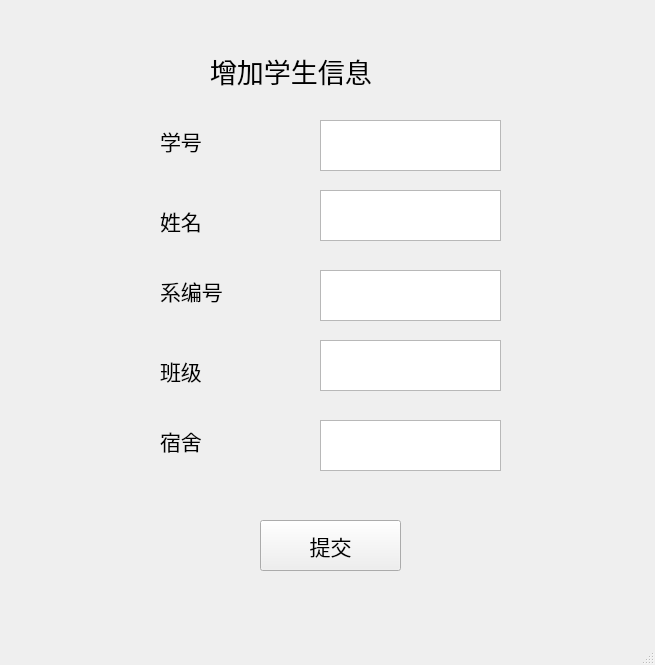
<?xml version="1.0" encoding="UTF-8"?>
<ui version="4.0">
 <class>MainWindow</class>
 <widget class="QMainWindow" name="MainWindow">
  <property name="geometry">
   <rect>
    <x>0</x>
    <y>0</y>
    <width>655</width>
    <height>665</height>
   </rect>
  </property>
  <property name="windowTitle">
   <string>MainWindow</string>
  </property>
  <widget class="QWidget" name="centralwidget">
   <widget class="QPushButton" name="pushButton">
    <property name="geometry">
     <rect>
      <x>260</x>
      <y>520</y>
      <width>141</width>
      <height>51</height>
     </rect>
    </property>
    <property name="font">
     <font>
      <family>楷体</family>
      <pointsize>16</pointsize>
     </font>
    </property>
    <property name="text">
     <string>提交</string>
    </property>
   </widget>
   <widget class="QLabel" name="label">
    <property name="geometry">
     <rect>
      <x>210</x>
      <y>40</y>
      <width>251</width>
      <height>61</height>
     </rect>
    </property>
    <property name="font">
     <font>
      <family>楷体</family>
      <pointsize>20</pointsize>
     </font>
    </property>
    <property name="text">
     <string>增加学生信息</string>
    </property>
   </widget>
   <widget class="QLabel" name="label_2">
    <property name="geometry">
     <rect>
      <x>160</x>
      <y>120</y>
      <width>71</width>
      <height>41</height>
     </rect>
    </property>
    <property name="font">
     <font>
      <family>楷体</family>
      <pointsize>16</pointsize>
     </font>
    </property>
    <property name="text">
     <string>学号</string>
    </property>
   </widget>
   <widget class="QLabel" name="label_3">
    <property name="geometry">
     <rect>
      <x>160</x>
      <y>200</y>
      <width>71</width>
      <height>41</height>
     </rect>
    </property>
    <property name="font">
     <font>
      <family>楷体</family>
      <pointsize>16</pointsize>
     </font>
    </property>
    <property name="text">
     <string>姓名</string>
    </property>
   </widget>
   <widget class="QLabel" name="label_4">
    <property name="geometry">
     <rect>
      <x>160</x>
      <y>270</y>
      <width>101</width>
      <height>41</height>
     </rect>
    </property>
    <property name="font">
     <font>
      <family>楷体</family>
      <pointsize>16</pointsize>
     </font>
    </property>
    <property name="text">
     <string>系编号</string>
    </property>
   </widget>
   <widget class="QLabel" name="label_5">
    <property name="geometry">
     <rect>
      <x>160</x>
      <y>350</y>
      <width>71</width>
      <height>41</height>
     </rect>
    </property>
    <property name="font">
     <font>
      <family>楷体</family>
      <pointsize>16</pointsize>
     </font>
    </property>
    <property name="text">
     <string>班级</string>
    </property>
   </widget>
   <widget class="QLabel" name="label_6">
    <property name="geometry">
     <rect>
      <x>160</x>
      <y>420</y>
      <width>71</width>
      <height>41</height>
     </rect>
    </property>
    <property name="font">
     <font>
      <family>楷体</family>
      <pointsize>16</pointsize>
     </font>
    </property>
    <property name="text">
     <string>宿舍</string>
    </property>
   </widget>
   <widget class="QTextEdit" name="textEdit">
    <property name="geometry">
     <rect>
      <x>320</x>
      <y>120</y>
      <width>181</width>
      <height>51</height>
     </rect>
    </property>
    <property name="font">
     <font>
      <family>楷体</family>
      <pointsize>16</pointsize>
     </font>
    </property>
   </widget>
   <widget class="QTextEdit" name="textEdit_2">
    <property name="geometry">
     <rect>
      <x>320</x>
      <y>190</y>
      <width>181</width>
      <height>51</height>
     </rect>
    </property>
    <property name="font">
     <font>
      <family>楷体</family>
      <pointsize>16</pointsize>
     </font>
    </property>
   </widget>
   <widget class="QTextEdit" name="textEdit_3">
    <property name="geometry">
     <rect>
      <x>320</x>
      <y>270</y>
      <width>181</width>
      <height>51</height>
     </rect>
    </property>
    <property name="font">
     <font>
      <family>楷体</family>
      <pointsize>16</pointsize>
     </font>
    </property>
   </widget>
   <widget class="QTextEdit" name="textEdit_4">
    <property name="geometry">
     <rect>
      <x>320</x>
      <y>340</y>
      <width>181</width>
      <height>51</height>
     </rect>
    </property>
    <property name="font">
     <font>
      <family>楷体</family>
      <pointsize>16</pointsize>
     </font>
    </property>
   </widget>
   <widget class="QTextEdit" name="textEdit_5">
    <property name="geometry">
     <rect>
      <x>320</x>
      <y>420</y>
      <width>181</width>
      <height>51</height>
     </rect>
    </property>
    <property name="font">
     <font>
      <family>楷体</family>
      <pointsize>16</pointsize>
     </font>
    </property>
   </widget>
  </widget>
  <widget class="QMenuBar" name="menubar">
   <property name="geometry">
    <rect>
     <x>0</x>
     <y>0</y>
     <width>655</width>
     <height>30</height>
    </rect>
   </property>
  </widget>
  <widget class="QStatusBar" name="statusbar"/>
 </widget>
 <resources/>
 <connections/>
</ui>
